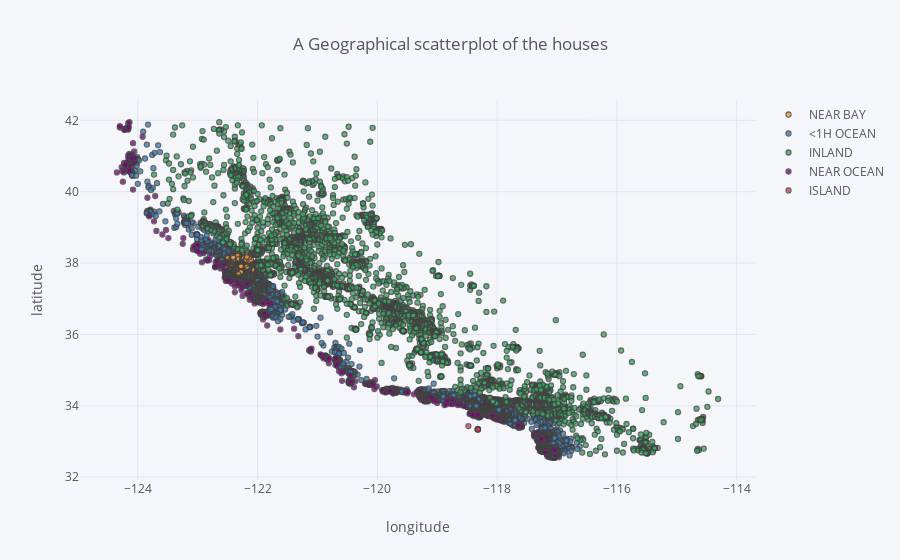

Notebook code for this chart:
### Code cell
housing.iplot(kind='scatter', x='longitude', y='latitude',title = 'A Geographical scatterplot of the houses',
            xTitle='longitude', yTitle='latitude',mode='markers',size=5,categories='ocean_proximity')

### Figure 1 — Plotly figure (JSON) as saved in the notebook; plotly's stock layout.template omitted (floating-point values rounded to 4 significant figures; data arrays with more than 128 entries replaced by an {"elided": "..."} marker saying what was removed)
{"data": [{"marker": {"color": "rgba(255, 153, 51, 1.0)", "line": {"width": 1.3}, "opacity": 0.8, "size": 5, "symbol": "circle"}, "mode": "markers", "name": "NEAR BAY", "textfont": {"color": "#4D5663"}, "type": "scatter", "uid": "dd7ad9bf-550f-4bd5-a692-67af718dd1c5", "x": {"elided": "2290 float values"}, "y": {"elided": "2290 float values"}}, {"marker": {"color": "rgba(55, 128, 191, 1.0)", "line": {"width": 1.3}, "opacity": 0.8, "size": 5, "symbol": "circle"}, "mode": "markers", "name": "<1H OCEAN", "textfont": {"color": "#4D5663"}, "type": "scatter", "uid": "67568c58-4dc8-4f82-aad7-088b7ef574f9", "x": {"elided": "9136 float values"}, "y": {"elided": "9136 float values"}}, {"marker": {"color": "rgba(50, 171, 96, 1.0)", "line": {"width": 1.3}, "opacity": 0.8, "size": 5, "symbol": "circle"}, "mode": "markers", "name": "INLAND", "textfont": {"color": "#4D5663"}, "type": "scatter", "uid": "13ae5185-f13b-4987-836d-0237f40f95d5", "x": {"elided": "6551 float values"}, "y": {"elided": "6551 float values"}}, {"marker": {"color": "rgba(128, 0, 128, 1.0)", "line": {"width": 1.3}, "opacity": 0.8, "size": 5, "symbol": "circle"}, "mode": "markers", "name": "NEAR OCEAN", "textfont": {"color": "#4D5663"}, "type": "scatter", "uid": "41901386-fdce-41c7-8f6f-727c3040eb6e", "x": {"elided": "2658 float values"}, "y": {"elided": "2658 float values"}}, {"marker": {"color": "rgba(219, 64, 82, 1.0)", "line": {"width": 1.3}, "opacity": 0.8, "size": 5, "symbol": "circle"}, "mode": "markers", "name": "ISLAND", "textfont": {"color": "#4D5663"}, "type": "scatter", "uid": "c8cc8eba-09f2-4325-be41-e3f8a42cdc19", "x": [-118.3, -118.3, -118.3, -118.3, -118.5], "y": [33.35, 33.34, 33.33, 33.34, 33.43]}], "layout": {"legend": {"bgcolor": "#F5F6F9", "font": {"color": "#4D5663"}}, "paper_bgcolor": "#F5F6F9", "plot_bgcolor": "#F5F6F9", "title": {"font": {"color": "#4D5663"}, "text": "A Geographical scatterplot of the houses"}, "xaxis": {"gridcolor": "#E1E5ED", "showgrid": true, "tickfont": {"color": "#4D5663"}, "title": {"font": {"color": "#4D5663"}, "text": "longitude"}, "zerolinecolor": "#E1E5ED"}, "yaxis": {"gridcolor": "#E1E5ED", "showgrid": true, "tickfont": {"color": "#4D5663"}, "title": {"font": {"color": "#4D5663"}, "text": "latitude"}, "zerolinecolor": "#E1E5ED"}}}
